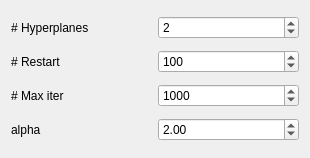
<?xml version="1.0" encoding="UTF-8"?>
<ui version="4.0">
 <class>ParametersRRMLR</class>
 <widget class="QWidget" name="ParametersRRMLR">
  <property name="geometry">
   <rect>
    <x>0</x>
    <y>0</y>
    <width>310</width>
    <height>158</height>
   </rect>
  </property>
  <property name="windowTitle">
   <string>Form</string>
  </property>
  <layout class="QGridLayout" name="gridLayout">
   <item row="0" column="0">
    <widget class="QLabel" name="label_14">
     <property name="font">
      <font>
       <pointsize>9</pointsize>
      </font>
     </property>
     <property name="text">
      <string># Hyperplanes</string>
     </property>
    </widget>
   </item>
   <item row="0" column="1">
    <widget class="QSpinBox" name="rrmlrCutSpin">
     <property name="toolTip">
      <string>&lt;!DOCTYPE HTML PUBLIC &quot;-//W3C//DTD HTML 4.0//EN&quot; &quot;http://www.w3.org/TR/REC-html40/strict.dtd&quot;&gt;
&lt;html&gt;&lt;head&gt;&lt;meta name=&quot;qrichtext&quot; content=&quot;1&quot; /&gt;&lt;style type=&quot;text/css&quot;&gt;
p, li { white-space: pre-wrap; }
&lt;/style&gt;&lt;/head&gt;&lt;body style=&quot; font-family:'Ubuntu'; font-size:10pt; font-weight:400; font-style:normal;&quot;&gt;
&lt;p style=&quot; margin-top:0px; margin-bottom:0px; margin-left:0px; margin-right:0px; -qt-block-indent:0; text-indent:0px;&quot;&gt;&lt;span style=&quot; font-family:'MS Shell Dlg 2'; font-size:8pt;&quot;&gt;Number of hyperplanes&lt;/span&gt;&lt;/p&gt;&lt;/body&gt;&lt;/html&gt;</string>
     </property>
     <property name="minimum">
      <number>1</number>
     </property>
     <property name="maximum">
      <number>100</number>
     </property>
     <property name="value">
      <number>2</number>
     </property>
    </widget>
   </item>
   <item row="1" column="0">
    <widget class="QLabel" name="label_15">
     <property name="font">
      <font>
       <pointsize>9</pointsize>
      </font>
     </property>
     <property name="text">
      <string># Restart</string>
     </property>
    </widget>
   </item>
   <item row="1" column="1">
    <widget class="QSpinBox" name="rrmlrRestartSpin">
     <property name="toolTip">
      <string>&lt;!DOCTYPE HTML PUBLIC &quot;-//W3C//DTD HTML 4.0//EN&quot; &quot;http://www.w3.org/TR/REC-html40/strict.dtd&quot;&gt;
&lt;html&gt;&lt;head&gt;&lt;meta name=&quot;qrichtext&quot; content=&quot;1&quot; /&gt;&lt;style type=&quot;text/css&quot;&gt;
p, li { white-space: pre-wrap; }
&lt;/style&gt;&lt;/head&gt;&lt;body style=&quot; font-family:'Ubuntu'; font-size:10pt; font-weight:400; font-style:normal;&quot;&gt;
&lt;p style=&quot; margin-top:0px; margin-bottom:0px; margin-left:0px; margin-right:0px; -qt-block-indent:0; text-indent:0px;&quot;&gt;&lt;span style=&quot; font-family:'MS Shell Dlg 2'; font-size:8pt;&quot;&gt;Number of random restarts&lt;/span&gt;&lt;/p&gt;&lt;/body&gt;&lt;/html&gt;</string>
     </property>
     <property name="minimum">
      <number>1</number>
     </property>
     <property name="maximum">
      <number>1000</number>
     </property>
     <property name="value">
      <number>100</number>
     </property>
    </widget>
   </item>
   <item row="2" column="0">
    <widget class="QLabel" name="label_17">
     <property name="font">
      <font>
       <pointsize>9</pointsize>
      </font>
     </property>
     <property name="text">
      <string># Max iter</string>
     </property>
    </widget>
   </item>
   <item row="2" column="1">
    <widget class="QSpinBox" name="rrmlrMaxIterSpin">
     <property name="toolTip">
      <string>&lt;!DOCTYPE HTML PUBLIC &quot;-//W3C//DTD HTML 4.0//EN&quot; &quot;http://www.w3.org/TR/REC-html40/strict.dtd&quot;&gt;
&lt;html&gt;&lt;head&gt;&lt;meta name=&quot;qrichtext&quot; content=&quot;1&quot; /&gt;&lt;style type=&quot;text/css&quot;&gt;
p, li { white-space: pre-wrap; }
&lt;/style&gt;&lt;/head&gt;&lt;body style=&quot; font-family:'Ubuntu'; font-size:10pt; font-weight:400; font-style:normal;&quot;&gt;
&lt;p style=&quot; margin-top:0px; margin-bottom:0px; margin-left:0px; margin-right:0px; -qt-block-indent:0; text-indent:0px;&quot;&gt;&lt;span style=&quot; font-family:'MS Shell Dlg 2'; font-size:8pt;&quot;&gt;Max number of iterations in the LD_SLSQP minimisation&lt;/span&gt;&lt;/p&gt;&lt;/body&gt;&lt;/html&gt;</string>
     </property>
     <property name="minimum">
      <number>1</number>
     </property>
     <property name="maximum">
      <number>100000</number>
     </property>
     <property name="value">
      <number>1000</number>
     </property>
    </widget>
   </item>
   <item row="3" column="0">
    <widget class="QLabel" name="label_16">
     <property name="font">
      <font>
       <pointsize>9</pointsize>
      </font>
     </property>
     <property name="text">
      <string>alpha</string>
     </property>
    </widget>
   </item>
   <item row="3" column="1">
    <widget class="QDoubleSpinBox" name="rrmlrAlphaSpin">
     <property name="toolTip">
      <string>Vary the slope of the sigmoid function of hyperplanes activations. This factor will be divided by the average of standard deviation of data.

beta = alpha / avr(stddev(data))

sigmoid function: tanh</string>
     </property>
     <property name="maximum">
      <double>999.990000000000009</double>
     </property>
     <property name="singleStep">
      <double>0.100000000000000</double>
     </property>
     <property name="value">
      <double>2.000000000000000</double>
     </property>
    </widget>
   </item>
  </layout>
 </widget>
 <resources/>
 <connections/>
</ui>
